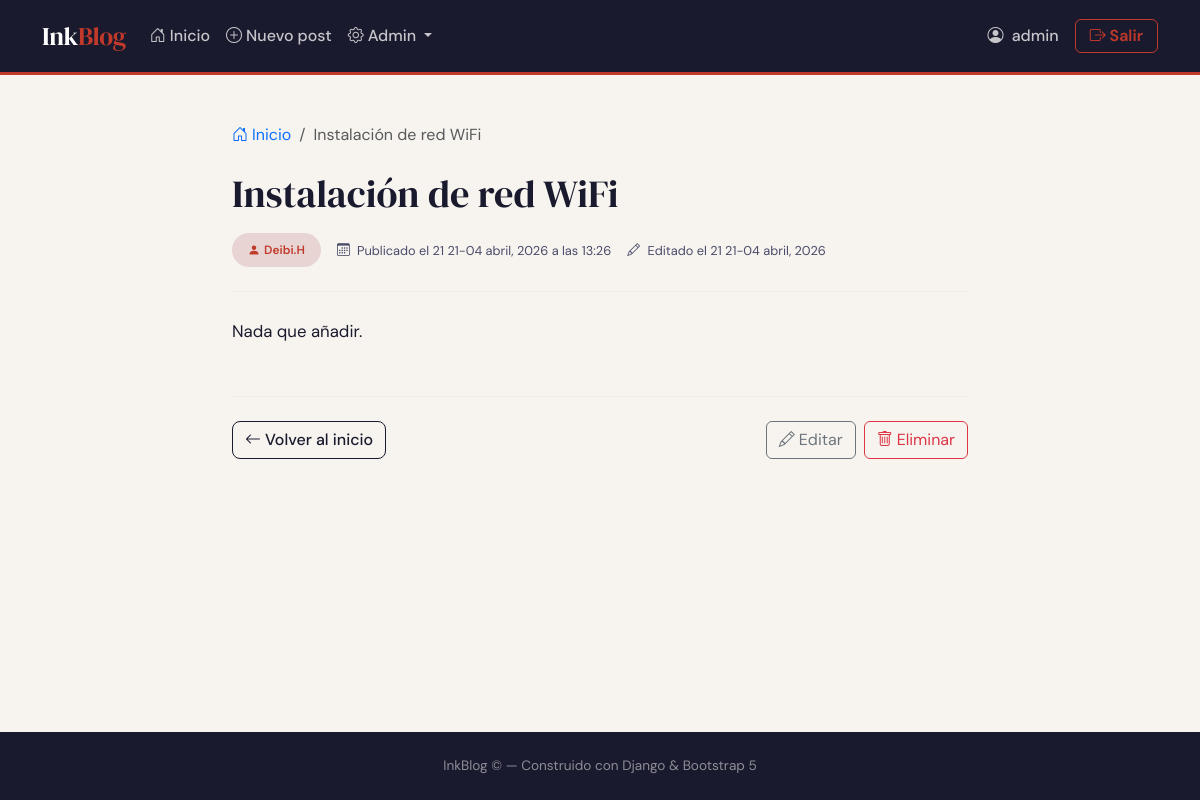
Page /post/1/ (signed in) on the committed database.
### MainApp/models.py (models this page shows, shortened)
class Post(models.Model):
    titulo = models.CharField(max_length=200, verbose_name="Título")
    contenido = models.TextField(verbose_name="Contenido")
    autor = models.ForeignKey(
        User,
        on_delete=models.CASCADE,
        related_name="posts",
        verbose_name="Autor"
    )
    fecha_creacion = models.DateTimeField(auto_now_add=True, verbose_name="Fecha de creación")
    fecha_actualizacion = models.DateTimeField(auto_now=True, verbose_name="Última actualización")
    class Meta:
        ordering = ["-fecha_creacion"]
        verbose_name = "Post"
        verbose_name_plural = "Posts"

### MainApp/views.py (the view)
# urls.py: path("post/<int:pk>/", views.PostDetailView.as_view(), name="post_detail"),
class PostDetailView(DetailView):
    model = Post
    template_name = "post_detail.html"
    context_object_name = "post"

### templates/post_detail.html (shortened to what this page needs)
{% extends "base.html" %}
{% block content %}
<div class="row justify-content-center">
  <div class="col-12 col-lg-8">
    <nav aria-label="breadcrumb" class="mb-4">
      <ol class="breadcrumb">
        <li class="breadcrumb-item">
          <a href="{% url 'blog:post_list' %}" class="text-decoration-none">
            <i class="bi bi-house-door me-1"></i>Inicio
          </a>
        </li>
        <li class="breadcrumb-item active" aria-current="page">{{ post.titulo|truncatewords:6 }}</li>
      </ol>
    </nav>
    <header class="mb-4">
      <h1 class="post-detail-title mb-3">{{ post.titulo }}</h1>
      <div class="d-flex flex-wrap align-items-center gap-3">
        <span class="badge-autor py-2 px-3">
          <i class="bi bi-person-fill me-1"></i>{{ post.autor.username }}
        </span>
        <span class="meta-text">
          <i class="bi bi-calendar3 me-1"></i>
          Publicado el {{ post.fecha_creacion|date:"d de F, Y \a \l\a\s H:i" }}
        </span>
        {% if post.fecha_creacion != post.fecha_actualizacion %}
        <span class="meta-text">
          <i class="bi bi-pencil me-1"></i>
          Editado el {{ post.fecha_actualizacion|date:"d de F, Y" }}
        </span>
        {% endif %}
      </div>
    </header>
    <hr class="divider mb-4" />
    <div class="post-content">
      {{ post.contenido|linebreaks }}
    </div>
    <hr class="divider mt-5 mb-4" />
    <div class="d-flex flex-wrap gap-2 justify-content-between align-items-center">
      <a href="{% url 'blog:post_list' %}" class="btn btn-outline-ink">
        <i class="bi bi-arrow-left me-1"></i>Volver al inicio
      </a>
      {% if user == post.autor or user.is_superuser %}
        <div class="d-flex gap-2">
          <a href="{% url 'blog:post_update' post.pk %}" class="btn btn-outline-secondary">
            <i class="bi bi-pencil me-1"></i>Editar
          </a>
          <a href="{% url 'blog:post_delete' post.pk %}" class="btn btn-outline-danger">
            <i class="bi bi-trash me-1"></i>Eliminar
          </a>
        </div>
      {% endif %}
    </div>
  </div>
</div>
{% endblock %}

### templates/base.html (shortened to what this page needs)
<!DOCTYPE html>
<html lang="es">
<head>
  <link href="https://cdn.jsdelivr.net/npm/bootstrap@5.3.3/dist/css/bootstrap.min.css" rel="stylesheet" />
  <link href="https://cdn.jsdelivr.net/npm/bootstrap-icons@1.11.3/font/bootstrap-icons.min.css" rel="stylesheet" />
</head>
<body>
<nav class="navbar navbar-expand-lg">
  <div class="container">
    <a class="navbar-brand" href="{% url 'blog:post_list' %}">Ink<span>Blog</span></a>
    <div class="collapse navbar-collapse" id="navbarContent">
      <ul class="navbar-nav me-auto mb-2 mb-lg-0">
        <li class="nav-item">
          <a class="nav-link" href="{% url 'blog:post_list' %}">
            <i class="bi bi-house-door"></i>Inicio
          </a>
        </li>
        {% if user.is_authenticated %}
        <li class="nav-item">
          <a class="nav-link" href="{% url 'blog:post_create' %}">
            <i class="bi bi-plus-circle"></i>Nuevo post
          </a>
        </li>
        {% if user.is_superuser %}
        <li class="nav-item dropdown">
          <a class="nav-link dropdown-toggle" href="#" role="button" data-bs-toggle="dropdown">
            <i class="bi bi-gear"></i>Admin
          </a>
        </li>
        {% endif %}
        {% endif %}
      </ul>
      <ul class="navbar-nav align-items-center gap-2">
        {% if user.is_authenticated %}
          <li class="nav-item">
            <span class="nav-link text-white-50">
              <i class="bi bi-person-circle"></i> {{ user.username }}
            </span>
          </li>
          <li class="nav-item">
            <form method="post" action="{% url 'blog:logout' %}">
              <button type="submit" class="btn btn-navbar">
                <i class="bi bi-box-arrow-right"></i> Salir
              </button>
            </form>
          </li>
        {% endif %}
      </ul>
    </div>
  </div>
</nav>
<main class="container py-5 flex-grow-1">
  {% block content %}{% endblock %}
</main>
<footer>
  <div class="container text-center">
    <span>InkBlog &copy; {{ "now"|date:"Y" }} — Construido con Django &amp; Bootstrap 5</span>
  </div>
</footer>
</body>
</html>

### templates/base.html (style rules this page uses)
:root { --ink: #1a1a2e; --ink-soft: #4a4a6a; --cream: #f7f4ef; --accent: #c0392b; --accent-lt: #e8d5d3; --border: #ddd8d0; --card-bg: #ffffff; }
* { box-sizing: border-box; }
body { font-family: 'DM Sans', sans-serif; background: var(--cream); color: var(--ink); min-height: 100vh; display: flex; flex-direction: column; }
.navbar { background: var(--ink) !important; border-bottom: 3px solid var(--accent); padding: 0.75rem 0; }
.navbar-brand { font-family: 'DM Serif Display', serif; font-size: 1.6rem; color: #fff !important; letter-spacing: -0.5px; }
.navbar-brand span { color: var(--accent); }
.nav-link { color: rgba(255,255,255,0.75) !important; font-weight: 500; transition: color .2s; }
.nav-link i { margin-right: 4px; }
.btn-navbar { border: 1.5px solid var(--accent); color: var(--accent) !important; border-radius: 6px; font-weight: 600; padding: 4px 14px; transition: all .2s; }
.badge-autor { background: var(--accent-lt); color: var(--accent); font-size: 0.75rem; font-weight: 600; border-radius: 20px; padding: 3px 10px; }
.meta-text { font-size: 0.8rem; color: var(--ink-soft); }
.post-detail-title { font-family: 'DM Serif Display', serif; font-size: 2.4rem; line-height: 1.2; }
.post-content { font-size: 1.05rem; line-height: 1.85; }
.divider { border-color: var(--border); }
.btn-outline-ink { border: 1.5px solid var(--ink); color: var(--ink); font-weight: 500; border-radius: 8px; }
footer { background: var(--ink); color: rgba(255,255,255,.5); font-size: 0.85rem; margin-top: auto; padding: 1.5rem 0; }

### rows in the picture
Post: titulo "Instalación de red WiFi", autor.username "Deibi.H", fecha_creacion "21 21-04 abril, 2026 a las 13:26", fecha_actualizacion "21 21-04 abril, 2026", contenido "Nada que añadir."

### other values in the picture
{{ user.username }} "admin"
